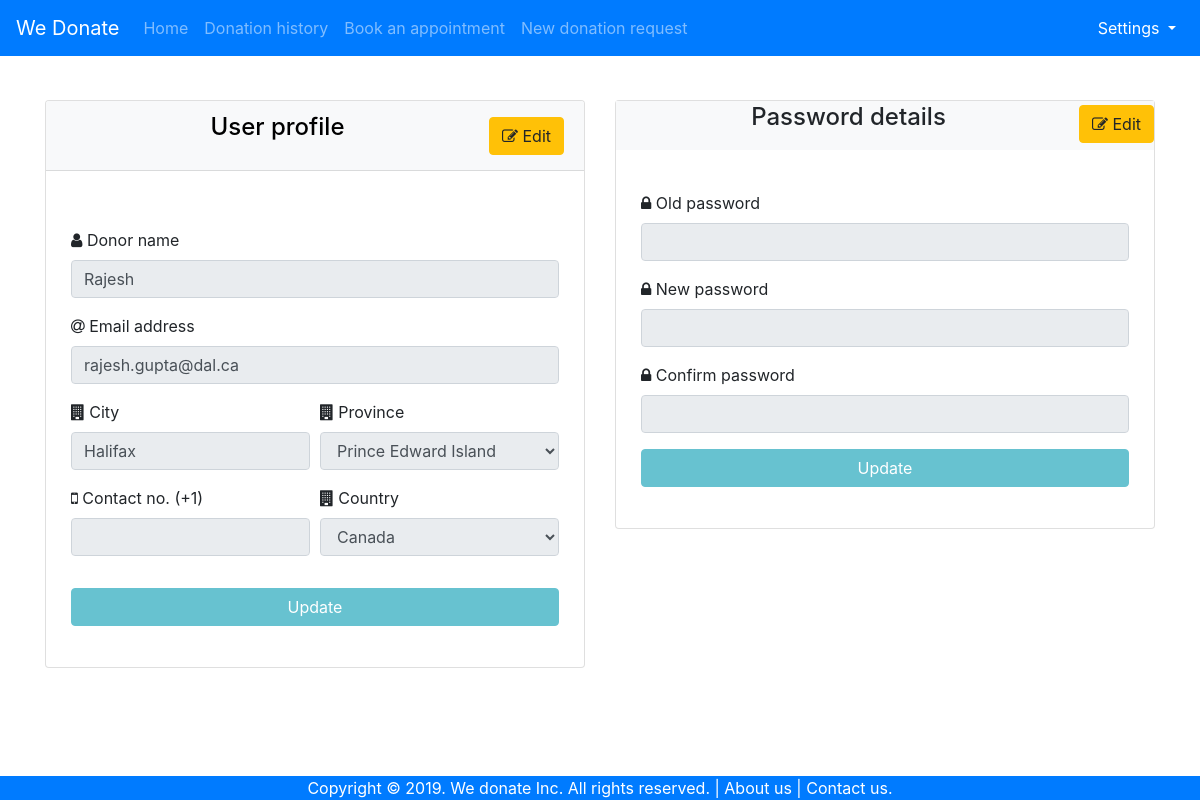
The app's page /donors/update_profile/ (signed in) with its own data.
### hospitals/models.py (models this page shows, shortened)
class User(AbstractUser):
    hospital_name = models.CharField(max_length=200, null=True, blank=True)
    province = models.CharField(max_length=100, null=True, blank=True)
    contact_number = models.CharField(max_length=10, blank=True, null=True)
    country = models.CharField(max_length=20, null=True)
    city = models.CharField(max_length=200, null=True)

### donors/views.py (the view, shortened to what this page needs)
# urls.py: re_path('update_profile/$', views.donor_profile_update, name="donor-profile-update"),
def donor_profile_update(request):
    success = 0
    msg = 0
    pfcheck = 0
    pscheck = 0
    donor = User.objects.get(id=request.user.id)
    provinces = ["Nova Scotia", "British Columbia", "Ontario", "Quebec", "Alberta", "New Brunswick", "Manitoba",
                 "Sasketchawan", "New Foundland and Labrador", "Prince Edward Island"]
    provinces = [1 if donor.province is not None else 0 for i in provinces]
    return render(request, "donor-profile-update.html", {"provinces": provinces, "donor": donor, "success": success, "msg": msg,
                                                         "pfcheck": pfcheck, "pscheck": pscheck})

### templates/donor-profile-update.html (shortened to what this page needs)
{% load static %}
<!doctype html>
<html lang="en">
  <head>
    <link rel="stylesheet" href="https://maxcdn.bootstrapcdn.com/bootstrap/4.0.0/css/bootstrap.min.css">
    <link href="https://maxcdn.bootstrapcdn.com/font-awesome/4.7.0/css/font-awesome.min.css" rel="stylesheet">
    <link rel="stylesheet" href="{% static 'css/header-footer.css' %}">
    <link rel="stylesheet" href="{% static 'css/new-donation-request.css' %}">
  </head>
  <body>
      <nav class="navbar fixed-top navbar-dark navbar-expand-sm bg-primary" id="navbar">
        <a class="navbar-brand" href="{% url 'donor-landing-page' %}">We Donate</a>
        <div class="collapse navbar-collapse" id="navbarTop">
        <ul class="navbar-nav mr-auto">
             <li class="nav-item">
                <a class="nav-link" href="{% url 'donor-landing-page' %}">Home</a>
            </li>
            <li class="nav-item">
                <a class="nav-link" href="{% url 'donor-home' %}">Donation history</a>
            </li>
            <li class="nav-item">
                <a class="nav-link" href="{% url 'book-appointment' %}">Book an appointment</a>
            </li>
            <li class="nav-item">
                <a class="nav-link" href="{% url 'new-donation-request'  %}">New donation request</a>
            </li>
        </ul>
        <ul class="navbar-nav ml-auto">
            <li class="nav-item active dropdown">
                <a class="nav-link dropdown-toggle" href="#" id="navbardrop" data-toggle="dropdown">
                        Settings
                </a>
            </li>
        </ul>
    </div>
    </nav>
    <div class="container">
        <div class="row">
        <div class="col-md-6">
        <div class="card">
        <header class="card-header bg-light mb-3">
                <button class="btn btn-warning float-right mt-1 bg-for-all" type="reset" onclick="enableedituserprofile();">
                    <i class="fa fa-edit"></i>&nbsp;Edit
                </button>
            <h4 class="card-title bg-light mb-3">User profile</h4>
        </header>
        <div class="card-content">
        <form method="POST" action="{% url 'donor-profile-update'  %}">
            <div class="form-group">
                <span class="input-group-addon"><i class="fa fa-user"></i></span>
                <label>Donor name</label>
                <input type="text" name="donor_name" value="{{ donor.first_name }}" id="fn" class="form-control" placeholder="" required disabled>
            </div>
            <div class="form-group">
                <span class="input-group-addon"><i class="fa fa-at"></i></span>
                <label>Email address</label>
                <input type="email" class="form-control" name="email" placeholder="" id="email" value="{{ donor.email}}" disabled required>
            </div>
            <div class="form-row">
                <div class="form-group col-md-6">
                <span class="input-group-addon"><i class="fa fa-building"></i></span>
                <label>City</label>
                <input type="text" id="city" name="city" class="form-control" value="{{ donor.city }}" disabled>
                </div>
                <div class="form-group col-md-6">
                    <span class="input-group-addon"><i class="fa fa-building"></i></span>
                    <label>Province</label>
                    <select id="input-province" name="province" value="Ontario" class="form-control" disabled>
                        <option value="Prince Edward Island"{% if provinces.9 %} selected {% endif %}>Prince Edward Island</option>
                    </select>
                    </div>
            </div>
            <div class="form-row">
                <div class="form-group col-md-6">
                <span class="input-group-addon"><i class="fa fa-mobile"></i></span>
                <label>Contact no. (+1)</label>
                <input type="text" id="contact" name="contact" class="form-control" maxlength="10" minlength="10" value="{{ donor.contact_number }}" disabled>
                </div>
                <div class="form-group col-md-6">
                <span class="input-group-addon"><i class="fa fa-building"></i></span>
                <label>Country</label>
                <select id="input-country" name="country" class="form-control" disabled>
                    <option selected="">Canada</option>
                </select>
                </div>
            </div>
            <div class="form-group">
                <button name="profile" type="submit" id="submit" class="btn btn-info btn-block" disabled> Update </button>
            </div>
        </div>
        </div>
        </div>
        <div class="col-md-6">
                <div class="card">
                <header class="card-heade bg-light mb-3r">
                        <button class="btn btn-warning float-right mt-1 bg-for-all" type="reset" onclick="enableeditpasswords();">
                                <i class="fa fa-edit"></i>&nbsp;Edit
                        </button>
                    <h4 class="card-title bg-light mb-3" style = "text-align: center; padding: 2px;">Password details</h4>
                </header>
                <div class="card-content">
                    <div class="form-group">
                        <span class="input-group-addon"><i class="fa fa-lock"></i></span>
                        <label>Old password</label>
                        <input type="password" id="password1" name="old_password" class="form-control" disabled required>
                    </div>
                    <div class="form-group">
                        <span class="input-group-addon"><i class="fa fa-lock"></i></span>
                        <label>New password</label>
                        <input class="form-control" type="password" name="new_password" minlength="6" pattern="(?=.*[a-z])(?=.*\d).{6,}" title="Please include 1 uppercase letter, 1 lowercase letter and 1 digit in your password" id="password2" disabled required>
                    </div>
                    <div class="form-group">
                        <span class="input-group-addon"><i class="fa fa-lock"></i></span>
                        <label>Confirm password</label>
                        <input class="form-control" type="password" id="password3" oninput="checkpassword();" disabled required>
                    </div>
                    <div class="form-group">
                        <button name="password" type="submit" id="update-password" class="btn btn-info btn-block" disabled> Update </button>
                    </div>
                </div>
                </div>
                </div>
        </div>
    </div>
   <footer class="custom-footer bg-primary">
        Copyright &copy; 2019. We donate Inc. All rights reserved. | <a href= "#">About us | </a> <a href= "#">Contact us. </a>     </footer>
    </body>
</html>

### static/css/header-footer.css (style rules this page uses)
.custom-footer { border: 4px; position: fixed; bottom: 0; width: 100%; background-color: #51EAEA; text-align: center; color: white; }
footer a { color: white; text-decoration: none; }
a:link { text-decoration: none!important; }

### static/css/new-donation-request.css (style rules this page uses)
body { padding-top: 100px; padding-bottom: 70px; }
.card-content { padding: 25px; }
.card-header { color: #ffff; background-color: #51EAEA; }
.card-header, .card-footer { color: #000000; text-align: center; background-color: #51EAEA; }

### records on screen
User: donor_name "Rajesh", email "rajesh.gupta@dal.ca", city "Halifax"
